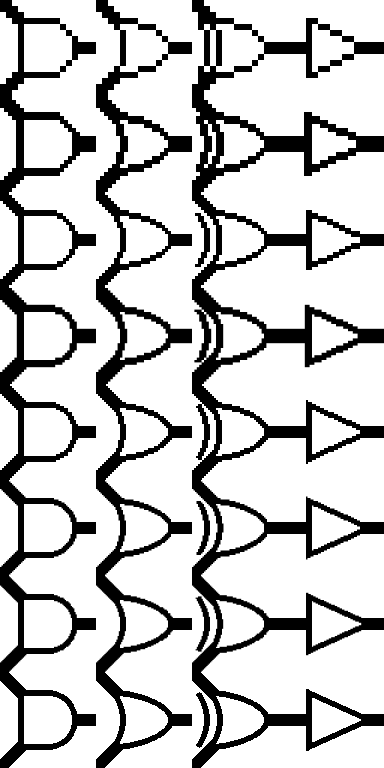

Recreate this plot in Python.
#!/usr/bin/env python3
"""
Build the comparison sheet: 4 columns (and, or, xor, not), one row per size.

    16 24 32 40 48 64 80 96, rasterized by render_gates.py

Every cell is scaled to 96x96 by exact area averaging: an output pixel takes
the coverage-weighted mean of the source pixels its footprint lands on.  Where
the source size divides 96 that footprint always sits inside a single source
pixel, so those rows come out with no anti-aliasing at all -- 16, 24, 32, 48
and 96 are exact, and only 40, 64 and 80 pick up blending.

(Plain bilinear will not do this.  Upscaling by an even integer factor puts
output pixel centres half a source pixel off the source centres, so 16 -> 96
comes back with 67 distinct greys rather than 2.)
"""
import sys
from PIL import Image

GATES = ('and', 'or', 'xor', 'not')
SIZES = (16, 24, 32, 40, 48, 64, 80, 96)
CELL = 96


def area_scale(im, out):
    """Resample to out x out by exact area averaging."""
    src = im.convert('L')
    w, h = src.size
    px = src.load()
    dst = Image.new('L', (out, out))
    dp = dst.load()
    # 1-D overlap weights, reused for both axes since the images are square.
    spans = []
    for j in range(out):
        a, b = j * w / out, (j + 1) * w / out
        cells = []
        i = int(a)
        while i < b:
            lo, hi = max(a, i), min(b, i + 1)
            if hi > lo:
                cells.append((min(i, w - 1), hi - lo))
            i += 1
        tot = sum(c[1] for c in cells) or 1.0
        spans.append([(i, wt / tot) for i, wt in cells])
    for y in range(out):
        for x in range(out):
            v = sum(px[i, j] * wx * wy
                    for j, wy in spans[y] for i, wx in spans[x])
            dp[x, y] = int(round(v))
    return dst


def main():
    rows = [(n, f'png/%d_%%s.png' % n) for n in SIZES]
    sheet = Image.new('L', (CELL * len(GATES), CELL * len(rows)), 255)
    for r, (_, pat) in enumerate(rows):
        for c, g in enumerate(GATES):
            sheet.paste(area_scale(Image.open(pat % g), CELL), (c * CELL, r * CELL))
    out = sys.argv[1] if len(sys.argv) > 1 else 'montage.png'
    sheet.save(out)
    print(f'{out}  {sheet.size[0]}x{sheet.size[1]}  '
          f'({len(GATES)} cols x {len(rows)} rows of {CELL}px)')


if __name__ == '__main__':
    main()
